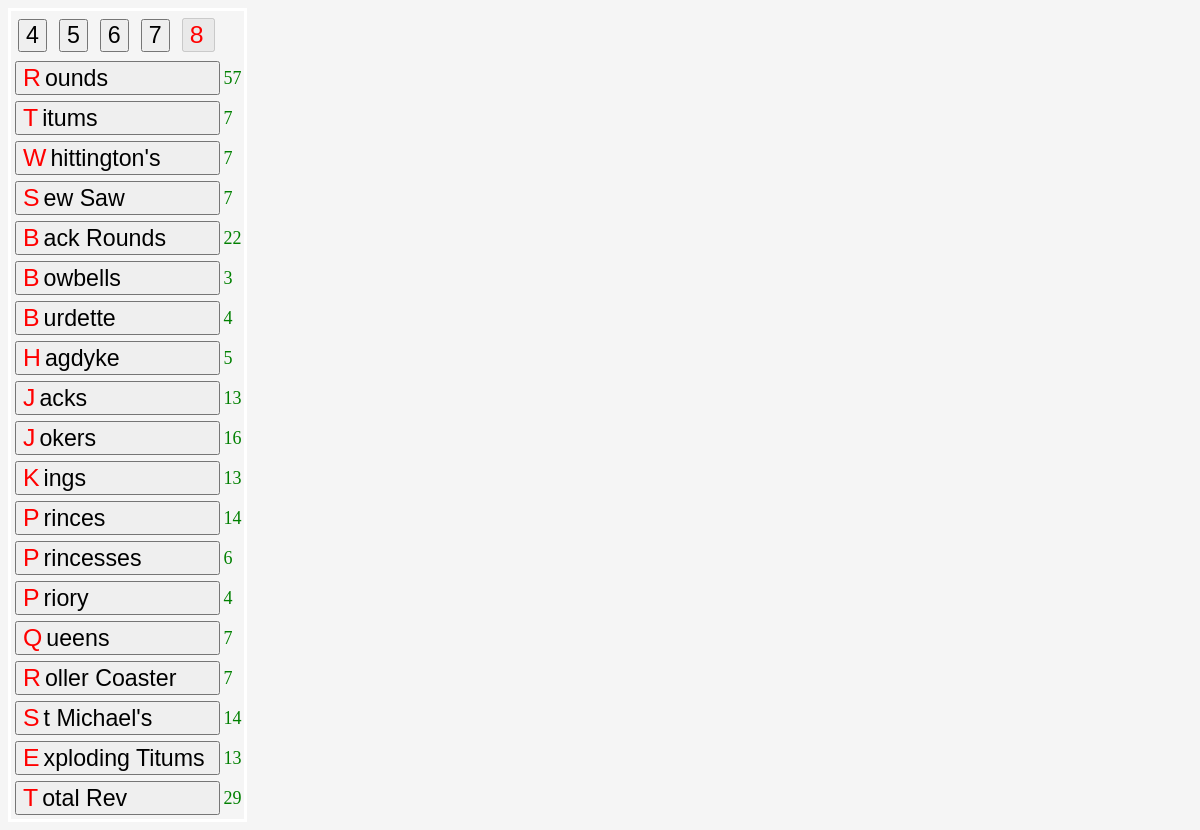
/menu/, run on an earlier commit of the app's database.
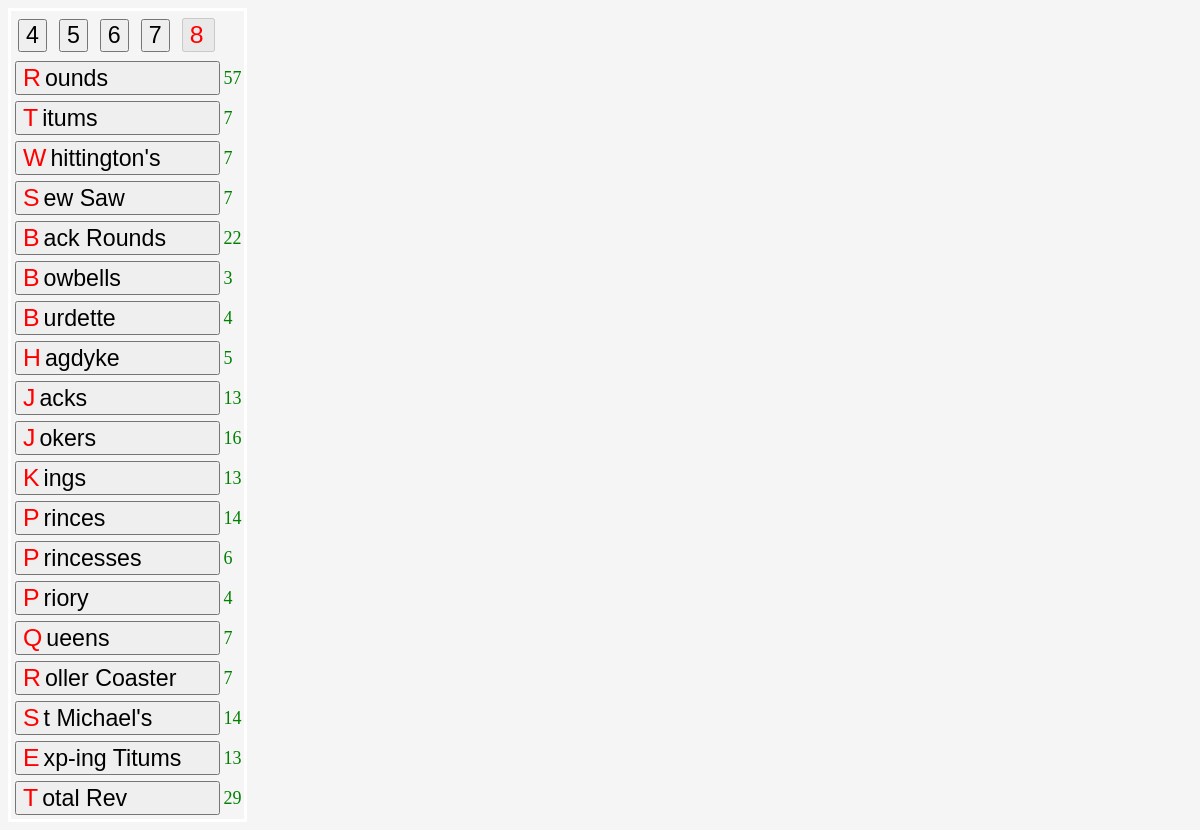
And on a later commit of the database.
### bells/models.py (models this page shows, shortened)
class Pattern(models.Model):
    name = models.CharField(max_length=200)
    pub_date = models.DateTimeField(auto_now=True)
    history = models.TextField(blank=True)
    pattern = models.CharField(max_length=100, blank=True, unique=True)
    order = models.SmallIntegerField(help_text="Ordering of patterns rounds should explicitly be 0",
                                      default=100)
    number = models.SmallIntegerField(editable=False, help_text ="Bells in Pattern (calculated)", default=0)
    count = models.SmallIntegerField(help_text="Number of changes in pattern", null=True,)
    enable = models.BooleanField(help_text="Enable this Pattern", default = True)
    class Meta:
        ordering = ["order"]

### bells/views.py (the view)
# urls.py: path('menu/', views.menu, name ='menu'),
def menu(request, number = 8):
    numbers = set(
        Pattern.objects.filter(
            enable=True
        ).order_by('number')
        .values_list('number', flat=True))
    to_patterns = Pattern.objects.filter(
        enable=True
        ).order_by('number','order','name')
    context = {
        'number' : number,
        'numbers' : numbers,
        'count': len(to_patterns),
        'to_patterns': to_patterns
        }
    response=  render(request, 'bells/menu.html', context)
    return response

### bells/templates/bells/menu.html (shortened to what this page needs)
{% extends "bells/blank.html"%}
{% load static %}
{% block menu %}
  <div class="frontpage_container">
      <div>
        {% include "bells/changes.html" %}
      </div>
  </div>
  {% endblock menu%}

### bells/templates/bells/changes.html (shortened to what this page needs)
{% load static %}
<table class="frontpage_table_select">
    <tr>
      <td>
          {% for num in numbers%}
            {% if num == number %}
              <button
                id = "{{ num }}_number"
                class="changenumberbutton"
                number = "{{num}}"
                disabled="disabled">
                <span
                number = "{{num}}"
                class="frontpage_td_select_first_char shadow">{{num}}</span>
              </button>
            {% else %}
              <button
                id = "{{ num }}_number"
                class="changenumberbutton"
                number = "{{num}}"
                  >
                  <span
                  number = "{{num}}"
                  class="frontpage_td_select_other_char shadow">{{num}}</span>
              </button>
            {% endif %}
          {% endfor %}
      </td>
    </tr>
    {% for num in numbers%}
      {% if num == number %}
        {% for item in to_patterns %}
            <tr class="change_displayed"
                number ="{{ item.number }}"
                {% if item.number != num %} hidden {% endif %}>
                <td class="change_td_displayed">
                  <button
                    id="/display/{{item.number}}/{{item.name}}/"
                    number="{{item.number}}"
                    numbers="{{numbers}}"
                    class="changenamebutton"
                    >
                    <span class="frontpage_td_select_first_char shadow">{{item.name|slice:":1"}}</span><span class="frontpage_td_select_other_char shadow">{{item.name|slice:"1:"}}</span>
                  </button>
                </td>
                <td>
                  <span class="change_count">{{item.count}}</span>
                </td>
            </tr>
        {% endfor %}
      {% endif %}
    {% endfor %}
  </table>

What changed in the data, as far as the page shows it:
changed Pattern: name "xploding Titums" → "xp-ing Titums"
